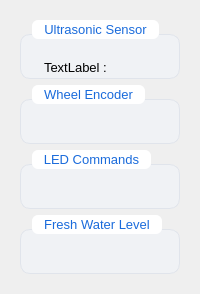
         <widget class="QWidget" name="A5">
          <layout class="QVBoxLayout" name="verticalLayout_10">
           <item>
            <widget class="QWidget" name="widget_6" native="true">
             <layout class="QVBoxLayout" name="verticalLayout_11">
              <item>
               <widget class="QGroupBox" name="groupBox_2">
                <property name="styleSheet">
                 <string notr="true">QGroupBox {
    background-color: #ffffff;
    border: 1px solid #e0e4eb;
    border-radius: 10px;
    margin-top: 14px;
    padding: 14px;
}

QGroupBox::title {
    subcontrol-origin: margin;
    subcontrol-position: top left;
    left: 12px;
    padding: 2px 10px;
    color: #1a6bdb;
    font-weight: 600;
    background-color: #ffffff;
    border-radius: 6px;
}

QPushButton {
    background-color: #ffffff;
    border: 1px solid #d1d5db;
    border-radius: 7px;
    padding: 5px 16px;
    font-size: 12px;
    min-height: 28px;
}

QPushButton:hover {
    background-color: #f3f6ff;
    border-color: #1a6bdb;
    color: #1a6bdb;
}

QWidget {
    background-color: #f0f2f5;
    font-family: &quot;Segoe UI&quot;;
    font-size: 13px;
}</string>
                </property>
                <property name="title">
                 <string>Ultrasonic Sensor</string>
                </property>
                <widget class="QLabel" name="label_7">
                 <property name="geometry">
                  <rect>
                   <x>24</x>
                   <y>100</y>
                   <width>70</width>
                   <height>17</height>
                  </rect>
                 </property>
                 <property name="text">
                  <string>TextLabel :</string>
                 </property>
                </widget>
                <widget class="QLabel" name="label_10">
                 <property name="geometry">
                  <rect>
                   <x>24</x>
                   <y>77</y>
                   <width>70</width>
                   <height>17</height>
                  </rect>
                 </property>
                 <property name="text">
                  <string>TextLabel :</string>
                 </property>
                </widget>
                <widget class="QLabel" name="label_13">
                 <property name="geometry">
                  <rect>
                   <x>24</x>
                   <y>123</y>
                   <width>70</width>
                   <height>17</height>
                  </rect>
                 </property>
                 <property name="text">
                  <string>TextLabel :</string>
                 </property>
                </widget>
                <widget class="QWidget" name="layoutWidget">
                 <property name="geometry">
                  <rect>
                   <x>24</x>
                   <y>38</y>
                   <width>88</width>
                   <height>19</height>
                  </rect>
                 </property>
                 <layout class="QHBoxLayout" name="horizontalLayout_17">
                  <item>
                   <widget class="QLabel" name="label_6">
                    <property name="maximumSize">
                     <size>
                      <width>70</width>
                      <height>16777215</height>
                     </size>
                    </property>
                    <property name="text">
                     <string>TextLabel :</string>
                    </property>
                   </widget>
                  </item>
                  <item>
                   <widget class="QWidget" name="widget_8" native="true">
                    <property name="maximumSize">
                     <size>
                      <width>30</width>
                      <height>16777215</height>
                     </size>
                    </property>
                   </widget>
                  </item>
                 </layout>
                </widget>
               </widget>
              </item>
              <item>
               <widget class="QGroupBox" name="groupBox_3">
                <property name="styleSheet">
                 <string notr="true">QGroupBox {
    background-color: #ffffff;
    border: 1px solid #e0e4eb;
    border-radius: 10px;
    margin-top: 14px;
    padding: 14px;
}

QGroupBox::title {
    subcontrol-origin: margin;
    subcontrol-position: top left;
    left: 12px;
    padding: 2px 10px;
    color: #1a6bdb;
    font-weight: 600;
    background-color: #ffffff;
    border-radius: 6px;
}

QPushButton {
    background-color: #ffffff;
    border: 1px solid #d1d5db;
    border-radius: 7px;
    padding: 5px 16px;
    font-size: 12px;
    min-height: 28px;
}

QPushButton:hover {
    background-color: #f3f6ff;
    border-color: #1a6bdb;
    color: #1a6bdb;
}

QWidget {
    background-color: #f0f2f5;
    font-family: &quot;Segoe UI&quot;;
    font-size: 13px;
}</string>
                </property>
                <property name="title">
                 <string>Wheel Encoder</string>
                </property>
               </widget>
              </item>
              <item>
               <widget class="QGroupBox" name="groupBox_4">
                <property name="styleSheet">
                 <string notr="true">QGroupBox {
    background-color: #ffffff;
    border: 1px solid #e0e4eb;
    border-radius: 10px;
    margin-top: 14px;
    padding: 14px;
}

QGroupBox::title {
    subcontrol-origin: margin;
    subcontrol-position: top left;
    left: 12px;
    padding: 2px 10px;
    color: #1a6bdb;
    font-weight: 600;
    background-color: #ffffff;
    border-radius: 6px;
}

QPushButton {
    background-color: #ffffff;
    border: 1px solid #d1d5db;
    border-radius: 7px;
    padding: 5px 16px;
    font-size: 12px;
    min-height: 28px;
}

QPushButton:hover {
    background-color: #f3f6ff;
    border-color: #1a6bdb;
    color: #1a6bdb;
}

QWidget {
    background-color: #f0f2f5;
    font-family: &quot;Segoe UI&quot;;
    font-size: 13px;
}</string>
                </property>
                <property name="title">
                 <string>LED Commands</string>
                </property>
               </widget>
              </item>
              <item>
               <widget class="QGroupBox" name="groupBox_5">
                <property name="styleSheet">
                 <string notr="true">QGroupBox {
    background-color: #ffffff;
    border: 1px solid #e0e4eb;
    border-radius: 10px;
    margin-top: 14px;
    padding: 14px;
}

QGroupBox::title {
    subcontrol-origin: margin;
    subcontrol-position: top left;
    left: 12px;
    padding: 2px 10px;
    color: #1a6bdb;
    font-weight: 600;
    background-color: #ffffff;
    border-radius: 6px;
}

QPushButton {
    background-color: #ffffff;
    border: 1px solid #d1d5db;
    border-radius: 7px;
    padding: 5px 16px;
    font-size: 12px;
    min-height: 28px;
}

QPushButton:hover {
    background-color: #f3f6ff;
    border-color: #1a6bdb;
    color: #1a6bdb;
}

QWidget {
    background-color: #f0f2f5;
    font-family: &quot;Segoe UI&quot;;
    font-size: 13px;
}</string>
                </property>
                <property name="title">
                 <string>Fresh Water Level</string>
                </property>
               </widget>
              </item>
             </layout>
            </widget>
           </item>
          </layout>
         </widget>
